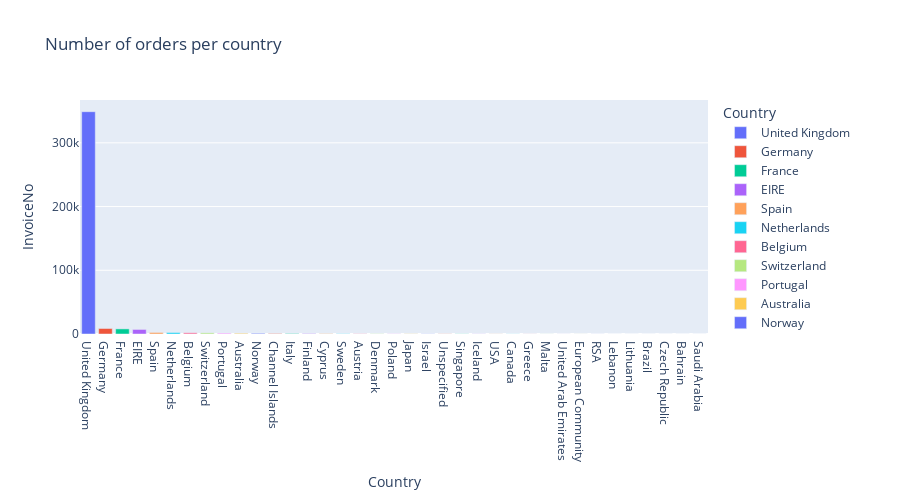

Here is the notebook cell this chart was saved with:
### Markdown cell above
### Задание 4.2
Мы посмотрели на распределение клиентов в разрезе стран. А что насчёт заказов?

Постройте визуализацию и выделите топ-3 стран по количеству поступающих заказов.

* Великобритания (United Kingdom)
* Германия (Germany)
* Франция (France)
* Нидерланды (Netherlands)
* Ирландия (EIRE)
* Австралия (Australia)

### Code cell
count_invoice_per_countries = data_cleaned.groupby(
    by=['Country'],
    as_index=False
    )['InvoiceNo'].count().sort_values(by='InvoiceNo', ascending=False)

fig = px.bar(
    count_invoice_per_countries,
    x='Country',
    y='InvoiceNo',
    color='Country',
    title='Number of orders per country',
    height=500
)
fig.write_html('plotly/bar_1.html')
fig.show()

### Figure 1 — Plotly figure (JSON) as saved in the notebook; plotly's stock layout.template omitted (floating-point values rounded to 4 significant figures)
{"data": [{"alignmentgroup": "True", "hovertemplate": "Country=%{x}<br>InvoiceNo=%{y}<extra></extra>", "legendgroup": "United Kingdom", "marker": {"color": "#636efa", "pattern": {"shape": ""}}, "name": "United Kingdom", "offsetgroup": "United Kingdom", "orientation": "v", "showlegend": true, "textposition": "auto", "type": "bar", "x": ["United Kingdom"], "xaxis": "x", "y": [348872], "yaxis": "y"}, {"alignmentgroup": "True", "hovertemplate": "Country=%{x}<br>InvoiceNo=%{y}<extra></extra>", "legendgroup": "Germany", "marker": {"color": "#EF553B", "pattern": {"shape": ""}}, "name": "Germany", "offsetgroup": "Germany", "orientation": "v", "showlegend": true, "textposition": "auto", "type": "bar", "x": ["Germany"], "xaxis": "x", "y": [8643], "yaxis": "y"}, {"alignmentgroup": "True", "hovertemplate": "Country=%{x}<br>InvoiceNo=%{y}<extra></extra>", "legendgroup": "France", "marker": {"color": "#00cc96", "pattern": {"shape": ""}}, "name": "France", "offsetgroup": "France", "orientation": "v", "showlegend": true, "textposition": "auto", "type": "bar", "x": ["France"], "xaxis": "x", "y": [8019], "yaxis": "y"}, {"alignmentgroup": "True", "hovertemplate": "Country=%{x}<br>InvoiceNo=%{y}<extra></extra>", "legendgroup": "EIRE", "marker": {"color": "#ab63fa", "pattern": {"shape": ""}}, "name": "EIRE", "offsetgroup": "EIRE", "orientation": "v", "showlegend": true, "textposition": "auto", "type": "bar", "x": ["EIRE"], "xaxis": "x", "y": [7126], "yaxis": "y"}, {"alignmentgroup": "True", "hovertemplate": "Country=%{x}<br>InvoiceNo=%{y}<extra></extra>", "legendgroup": "Spain", "marker": {"color": "#FFA15A", "pattern": {"shape": ""}}, "name": "Spain", "offsetgroup": "Spain", "orientation": "v", "showlegend": true, "textposition": "auto", "type": "bar", "x": ["Spain"], "xaxis": "x", "y": [2417], "yaxis": "y"}, {"alignmentgroup": "True", "hovertemplate": "Country=%{x}<br>InvoiceNo=%{y}<extra></extra>", "legendgroup": "Netherlands", "marker": {"color": "#19d3f3", "pattern": {"shape": ""}}, "name": "Netherlands", "offsetgroup": "Netherlands", "orientation": "v", "showlegend": true, "textposition": "auto", "type": "bar", "x": ["Netherlands"], "xaxis": "x", "y": [2322], "yaxis": "y"}, {"alignmentgroup": "True", "hovertemplate": "Country=%{x}<br>InvoiceNo=%{y}<extra></extra>", "legendgroup": "Belgium", "marker": {"color": "#FF6692", "pattern": {"shape": ""}}, "name": "Belgium", "offsetgroup": "Belgium", "orientation": "v", "showlegend": true, "textposition": "auto", "type": "bar", "x": ["Belgium"], "xaxis": "x", "y": [1935], "yaxis": "y"}, {"alignmentgroup": "True", "hovertemplate": "Country=%{x}<br>InvoiceNo=%{y}<extra></extra>", "legendgroup": "Switzerland", "marker": {"color": "#B6E880", "pattern": {"shape": ""}}, "name": "Switzerland", "offsetgroup": "Switzerland", "orientation": "v", "showlegend": true, "textposition": "auto", "type": "bar", "x": ["Switzerland"], "xaxis": "x", "y": [1810], "yaxis": "y"}, {"alignmentgroup": "True", "hovertemplate": "Country=%{x}<br>InvoiceNo=%{y}<extra></extra>", "legendgroup": "Portugal", "marker": {"color": "#FF97FF", "pattern": {"shape": ""}}, "name": "Portugal", "offsetgroup": "Portugal", "orientation": "v", "showlegend": true, "textposition": "auto", "type": "bar", "x": ["Portugal"], "xaxis": "x", "y": [1416], "yaxis": "y"}, {"alignmentgroup": "True", "hovertemplate": "Country=%{x}<br>InvoiceNo=%{y}<extra></extra>", "legendgroup": "Australia", "marker": {"color": "#FECB52", "pattern": {"shape": ""}}, "name": "Australia", "offsetgroup": "Australia", "orientation": "v", "showlegend": true, "textposition": "auto", "type": "bar", "x": ["Australia"], "xaxis": "x", "y": [1180], "yaxis": "y"}, {"alignmentgroup": "True", "hovertemplate": "Country=%{x}<br>InvoiceNo=%{y}<extra></extra>", "legendgroup": "Norway", "marker": {"color": "#636efa", "pattern": {"shape": ""}}, "name": "Norway", "offsetgroup": "Norway", "orientation": "v", "showlegend": true, "textposition": "auto", "type": "bar", "x": ["Norway"], "xaxis": "x", "y": [1048], "yaxis": "y"}, {"alignmentgroup": "True", "hovertemplate": "Country=%{x}<br>InvoiceNo=%{y}<extra></extra>", "legendgroup": "Channel Islands", "marker": {"color": "#EF553B", "pattern": {"shape": ""}}, "name": "Channel Islands", "offsetgroup": "Channel Islands", "orientation": "v", "showlegend": true, "textposition": "auto", "type": "bar", "x": ["Channel Islands"], "xaxis": "x", "y": [743], "yaxis": "y"}, {"alignmentgroup": "True", "hovertemplate": "Country=%{x}<br>InvoiceNo=%{y}<extra></extra>", "legendgroup": "Italy", "marker": {"color": "#00cc96", "pattern": {"shape": ""}}, "name": "Italy", "offsetgroup": "Italy", "orientation": "v", "showlegend": true, "textposition": "auto", "type": "bar", "x": ["Italy"], "xaxis": "x", "y": [741], "yaxis": "y"}, {"alignmentgroup": "True", "hovertemplate": "Country=%{x}<br>InvoiceNo=%{y}<extra></extra>", "legendgroup": "Finland", "marker": {"color": "#ab63fa", "pattern": {"shape": ""}}, "name": "Finland", "offsetgroup": "Finland", "orientation": "v", "showlegend": true, "textposition": "auto", "type": "bar", "x": ["Finland"], "xaxis": "x", "y": [647], "yaxis": "y"}, {"alignmentgroup": "True", "hovertemplate": "Country=%{x}<br>InvoiceNo=%{y}<extra></extra>", "legendgroup": "Cyprus", "marker": {"color": "#FFA15A", "pattern": {"shape": ""}}, "name": "Cyprus", "offsetgroup": "Cyprus", "orientation": "v", "showlegend": true, "textposition": "auto", "type": "bar", "x": ["Cyprus"], "xaxis": "x", "y": [601], "yaxis": "y"}, {"alignmentgroup": "True", "hovertemplate": "Country=%{x}<br>InvoiceNo=%{y}<extra></extra>", "legendgroup": "Sweden", "marker": {"color": "#19d3f3", "pattern": {"shape": ""}}, "name": "Sweden", "offsetgroup": "Sweden", "orientation": "v", "showlegend": true, "textposition": "auto", "type": "bar", "x": ["Sweden"], "xaxis": "x", "y": [427], "yaxis": "y"}, {"alignmentgroup": "True", "hovertemplate": "Country=%{x}<br>InvoiceNo=%{y}<extra></extra>", "legendgroup": "Austria", "marker": {"color": "#FF6692", "pattern": {"shape": ""}}, "name": "Austria", "offsetgroup": "Austria", "orientation": "v", "showlegend": true, "textposition": "auto", "type": "bar", "x": ["Austria"], "xaxis": "x", "y": [384], "yaxis": "y"}, {"alignmentgroup": "True", "hovertemplate": "Country=%{x}<br>InvoiceNo=%{y}<extra></extra>", "legendgroup": "Denmark", "marker": {"color": "#B6E880", "pattern": {"shape": ""}}, "name": "Denmark", "offsetgroup": "Denmark", "orientation": "v", "showlegend": true, "textposition": "auto", "type": "bar", "x": ["Denmark"], "xaxis": "x", "y": [367], "yaxis": "y"}, {"alignmentgroup": "True", "hovertemplate": "Country=%{x}<br>InvoiceNo=%{y}<extra></extra>", "legendgroup": "Poland", "marker": {"color": "#FF97FF", "pattern": {"shape": ""}}, "name": "Poland", "offsetgroup": "Poland", "orientation": "v", "showlegend": true, "textposition": "auto", "type": "bar", "x": ["Poland"], "xaxis": "x", "y": [325], "yaxis": "y"}, {"alignmentgroup": "True", "hovertemplate": "Country=%{x}<br>InvoiceNo=%{y}<extra></extra>", "legendgroup": "Japan", "marker": {"color": "#FECB52", "pattern": {"shape": ""}}, "name": "Japan", "offsetgroup": "Japan", "orientation": "v", "showlegend": true, "textposition": "auto", "type": "bar", "x": ["Japan"], "xaxis": "x", "y": [321], "yaxis": "y"}, {"alignmentgroup": "True", "hovertemplate": "Country=%{x}<br>InvoiceNo=%{y}<extra></extra>", "legendgroup": "Israel", "marker": {"color": "#636efa", "pattern": {"shape": ""}}, "name": "Israel", "offsetgroup": "Israel", "orientation": "v", "showlegend": true, "textposition": "auto", "type": "bar", "x": ["Israel"], "xaxis": "x", "y": [245], "yaxis": "y"}, {"alignmentgroup": "True", "hovertemplate": "Country=%{x}<br>InvoiceNo=%{y}<extra></extra>", "legendgroup": "Unspecified", "marker": {"color": "#EF553B", "pattern": {"shape": ""}}, "name": "Unspecified", "offsetgroup": "Unspecified", "orientation": "v", "showlegend": true, "textposition": "auto", "type": "bar", "x": ["Unspecified"], "xaxis": "x", "y": [241], "yaxis": "y"}, {"alignmentgroup": "True", "hovertemplate": "Country=%{x}<br>InvoiceNo=%{y}<extra></extra>", "legendgroup": "Singapore", "marker": {"color": "#00cc96", "pattern": {"shape": ""}}, "name": "Singapore", "offsetgroup": "Singapore", "orientation": "v", "showlegend": true, "textposition": "auto", "type": "bar", "x": ["Singapore"], "xaxis": "x", "y": [215], "yaxis": "y"}, {"alignmentgroup": "True", "hovertemplate": "Country=%{x}<br>InvoiceNo=%{y}<extra></extra>", "legendgroup": "Iceland", "marker": {"color": "#ab63fa", "pattern": {"shape": ""}}, "name": "Iceland", "offsetgroup": "Iceland", "orientation": "v", "showlegend": true, "textposition": "auto", "type": "bar", "x": ["Iceland"], "xaxis": "x", "y": [182], "yaxis": "y"}, {"alignmentgroup": "True", "hovertemplate": "Country=%{x}<br>InvoiceNo=%{y}<extra></extra>", "legendgroup": "USA", "marker": {"color": "#FFA15A", "pattern": {"shape": ""}}, "name": "USA", "offsetgroup": "USA", "orientation": "v", "showlegend": true, "textposition": "auto", "type": "bar", "x": ["USA"], "xaxis": "x", "y": [179], "yaxis": "y"}, {"alignmentgroup": "True", "hovertemplate": "Country=%{x}<br>InvoiceNo=%{y}<extra></extra>", "legendgroup": "Canada", "marker": {"color": "#19d3f3", "pattern": {"shape": ""}}, "name": "Canada", "offsetgroup": "Canada", "orientation": "v", "showlegend": true, "textposition": "auto", "type": "bar", "x": ["Canada"], "xaxis": "x", "y": [150], "yaxis": "y"}, {"alignmentgroup": "True", "hovertemplate": "Country=%{x}<br>InvoiceNo=%{y}<extra></extra>", "legendgroup": "Greece", "marker": {"color": "#FF6692", "pattern": {"shape": ""}}, "name": "Greece", "offsetgroup": "Greece", "orientation": "v", "showlegend": true, "textposition": "auto", "type": "bar", "x": ["Greece"], "xaxis": "x", "y": [142], "yaxis": "y"}, {"alignmentgroup": "True", "hovertemplate": "Country=%{x}<br>InvoiceNo=%{y}<extra></extra>", "legendgroup": "Malta", "marker": {"color": "#B6E880", "pattern": {"shape": ""}}, "name": "Malta", "offsetgroup": "Malta", "orientation": "v", "showlegend": true, "textposition": "auto", "type": "bar", "x": ["Malta"], "xaxis": "x", "y": [109], "yaxis": "y"}, {"alignmentgroup": "True", "hovertemplate": "Country=%{x}<br>InvoiceNo=%{y}<extra></extra>", "legendgroup": "United Arab Emirates", "marker": {"color": "#FF97FF", "pattern": {"shape": ""}}, "name": "United Arab Emirates", "offsetgroup": "United Arab Emirates", "orientation": "v", "showlegend": true, "textposition": "auto", "type": "bar", "x": ["United Arab Emirates"], "xaxis": "x", "y": [67], "yaxis": "y"}, {"alignmentgroup": "True", "hovertemplate": "Country=%{x}<br>InvoiceNo=%{y}<extra></extra>", "legendgroup": "European Community", "marker": {"color": "#FECB52", "pattern": {"shape": ""}}, "name": "European Community", "offsetgroup": "European Community", "orientation": "v", "showlegend": true, "textposition": "auto", "type": "bar", "x": ["European Community"], "xaxis": "x", "y": [57], "yaxis": "y"}, {"alignmentgroup": "True", "hovertemplate": "Country=%{x}<br>InvoiceNo=%{y}<extra></extra>", "legendgroup": "RSA", "marker": {"color": "#636efa", "pattern": {"shape": ""}}, "name": "RSA", "offsetgroup": "RSA", "orientation": "v", "showlegend": true, "textposition": "auto", "type": "bar", "x": ["RSA"], "xaxis": "x", "y": [57], "yaxis": "y"}, {"alignmentgroup": "True", "hovertemplate": "Country=%{x}<br>InvoiceNo=%{y}<extra></extra>", "legendgroup": "Lebanon", "marker": {"color": "#EF553B", "pattern": {"shape": ""}}, "name": "Lebanon", "offsetgroup": "Lebanon", "orientation": "v", "showlegend": true, "textposition": "auto", "type": "bar", "x": ["Lebanon"], "xaxis": "x", "y": [45], "yaxis": "y"}, {"alignmentgroup": "True", "hovertemplate": "Country=%{x}<br>InvoiceNo=%{y}<extra></extra>", "legendgroup": "Lithuania", "marker": {"color": "#00cc96", "pattern": {"shape": ""}}, "name": "Lithuania", "offsetgroup": "Lithuania", "orientation": "v", "showlegend": true, "textposition": "auto", "type": "bar", "x": ["Lithuania"], "xaxis": "x", "y": [35], "yaxis": "y"}, {"alignmentgroup": "True", "hovertemplate": "Country=%{x}<br>InvoiceNo=%{y}<extra></extra>", "legendgroup": "Brazil", "marker": {"color": "#ab63fa", "pattern": {"shape": ""}}, "name": "Brazil", "offsetgroup": "Brazil", "orientation": "v", "showlegend": true, "textposition": "auto", "type": "bar", "x": ["Brazil"], "xaxis": "x", "y": [32], "yaxis": "y"}, {"alignmentgroup": "True", "hovertemplate": "Country=%{x}<br>InvoiceNo=%{y}<extra></extra>", "legendgroup": "Czech Republic", "marker": {"color": "#FFA15A", "pattern": {"shape": ""}}, "name": "Czech Republic", "offsetgroup": "Czech Republic", "orientation": "v", "showlegend": true, "textposition": "auto", "type": "bar", "x": ["Czech Republic"], "xaxis": "x", "y": [24], "yaxis": "y"}, {"alignmentgroup": "True", "hovertemplate": "Country=%{x}<br>InvoiceNo=%{y}<extra></extra>", "legendgroup": "Bahrain", "marker": {"color": "#19d3f3", "pattern": {"shape": ""}}, "name": "Bahrain", "offsetgroup": "Bahrain", "orientation": "v", "showlegend": true, "textposition": "auto", "type": "bar", "x": ["Bahrain"], "xaxis": "x", "y": [17], "yaxis": "y"}, {"alignmentgroup": "True", "hovertemplate": "Country=%{x}<br>InvoiceNo=%{y}<extra></extra>", "legendgroup": "Saudi Arabia", "marker": {"color": "#FF6692", "pattern": {"shape": ""}}, "name": "Saudi Arabia", "offsetgroup": "Saudi Arabia", "orientation": "v", "showlegend": true, "textposition": "auto", "type": "bar", "x": ["Saudi Arabia"], "xaxis": "x", "y": [9], "yaxis": "y"}], "layout": {"barmode": "relative", "height": 500, "legend": {"title": {"text": "Country"}, "tracegroupgap": 0}, "title": {"text": "Number of orders per country"}, "xaxis": {"anchor": "y", "categoryarray": ["United Kingdom", "Germany", "France", "EIRE", "Spain", "Netherlands", "Belgium", "Switzerland", "Portugal", "Australia", "Norway", "Channel Islands", "Italy", "Finland", "Cyprus", "Sweden", "Austria", "Denmark", "Poland", "Japan", "Israel", "Unspecified", "Singapore", "Iceland", "USA", "Canada", "Greece", "Malta", "United Arab Emirates", "European Community", "RSA", "Lebanon", "Lithuania", "Brazil", "Czech Republic", "Bahrain", "Saudi Arabia"], "categoryorder": "array", "domain": [0, 1], "title": {"text": "Country"}}, "yaxis": {"anchor": "x", "domain": [0, 1], "title": {"text": "InvoiceNo"}}}}
